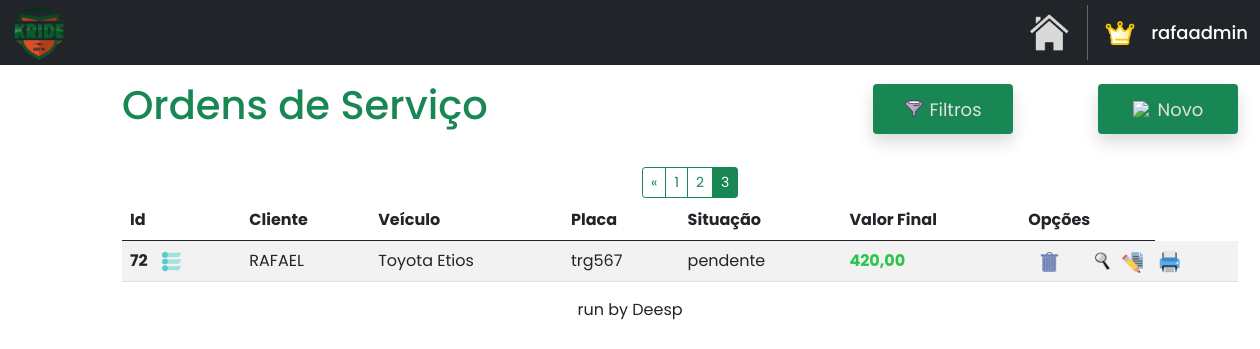
Before: /home/ordem_servico?page=3 (signed in) with the older database file.
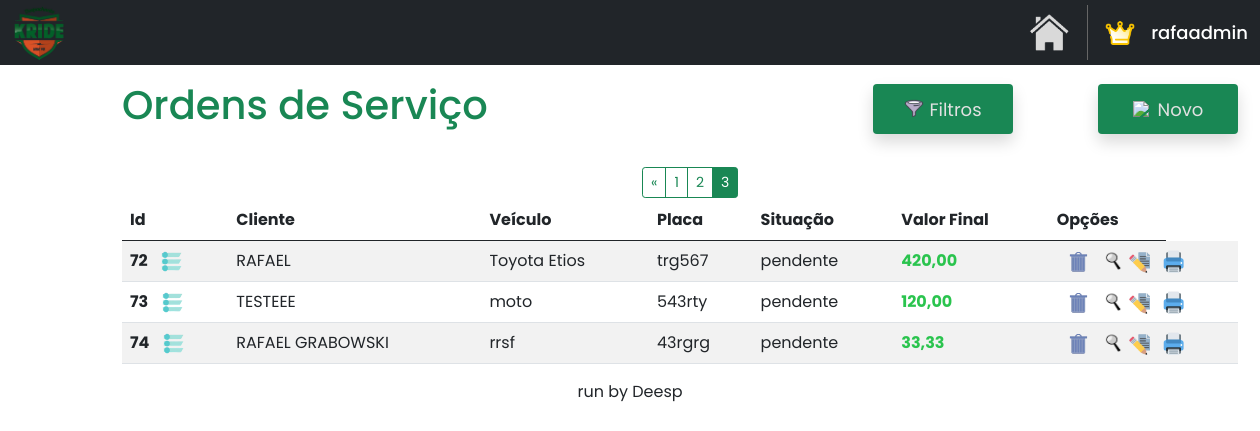
After: the same page with the newer database file.
### OS/models.py (models this page shows)
class OrdemServico(models.Model):
    renavam = models.CharField(max_length=80)
    placa = models.CharField(max_length=15)
    cliente_id = models.ForeignKey(Cliente, on_delete=models.CASCADE)
    nome_cliente = models.CharField(max_length=40)
    chassi = models.CharField(max_length=30, default='')
    cor = models.CharField(max_length=20, default='')
    combustivel = models.CharField(max_length=15, default='')
    modelo = models.CharField(max_length=50, default='')
    valor_veiculo = models.CharField(max_length=15, default='')
    ano_modelo = models.CharField(max_length=10, default='')
    pendencias = models.CharField(max_length=60, default='')
    data_entrega = models.DateField(null=True, blank=True)
    data_aq = models.DateField(null=True, blank=True)
    data_servico = models.DateField(default=datetime.date.today)
    desconto = models.CharField(max_length=30, default='')
    valor_f = models.CharField(max_length=30, default='')
    observacoes = models.TextField(blank=True, null=True)
    status = models.CharField(max_length=20, default='')
    cpf_vendedor = models.CharField(max_length=20, default='')
    concessionaria = models.CharField(max_length=60, default='')
    tipo_veiculo = models.CharField(max_length=15, default='')

### OS/views.py (the view)
# urls.py: path('ordem_servico', osviews.ordem_servico, name='ordem_servico'),
@login_required
def ordem_servico(request):
    return paginacao(request)

### OS/views.py (called while the page is built)
@login_required
def paginacao(request):
    ordens_servicos = OrdemServico.objects.all().values('id', 'nome_cliente', 'modelo', 'placa', 'status', 'valor_f')
    ordens_servicos_paginados = Paginator(ordens_servicos, 15)
    page_num = request.GET.get('page')
    ordens_servicos = ordens_servicos_paginados.get_page(page_num)
    return render(request, 'os.html', {'ordens_servicos': ordens_servicos})

### OS/templates/os.html (shortened to what the changed rows need)
{% extends "base.html" %}
{% load static %}
{% block content %}
<!DOCTYPE html>
<html lang="en">
<head>
    <link href="https://cdn.jsdelivr.net/npm/bootstrap@5.0.2/dist/css/bootstrap.min.css" rel="stylesheet">
</head>
<body>
    <div class="container mt-3 custom-container">
        <div class="d-flex justify-content-start align-items-center">
            <h1 class="me-auto text-success">Ordens de Serviço</h1>
        </div>
        {% if ordens_servicos.has_other_pages %}
            <div class="btn-group" role="group" aria-label="Item pagination" style="margin-left: 520px; margin-top: 30px; margin-bottom: -14px;">
                {% if ordens_servicos.has_previous %}
                    <a href="?page={{ ordens_servicos.previous_page_number }}" class="btn btn-outline-success btn-sm">&laquo;</a>
                {% endif %}
                {% for page_number in ordens_servicos.paginator.page_range %}
                    {% if page_number == 1 or page_number == ordens_servicos.paginator.num_pages %}
                        <a href="?page={{ page_number }}"
                        class="btn btn-outline-success btn-sm {% if page_number == ordens_servicos.number %}active{% endif %}">
                            {{ page_number }}
                        </a>
                    {% elif page_number >= ordens_servicos.number|add:'-1' and page_number <= ordens_servicos.number|add:'1' %}
                        <a href="?page={{ page_number }}"
                        class="btn btn-outline-success btn-sm {% if page_number == ordens_servicos.number %}active{% endif %}">
                            {{ page_number }}
                        </a>
                    {% elif page_number == ordens_servicos.number|add:'-2' or page_number == ordens_servicos.number|add:'2' %}
                        <span class="btn btn-outline-success btn-sm">...</span>
                    {% endif %}
                {% endfor %}
            </div>
        {% endif %}
        <table class="table table-striped mt-3">
            <thead>
                <tr>
                    <th scope="col">Id</th>
                    <th scope="col">Cliente</th>
                    <th scope="col">Veículo</th>
                    <th scope="col">Placa</th>
                    <th scope="col">Situação</th>
                    <th scope="col">Valor Final</th>
                    <th scope="col">Opções</th>
                </tr>
            </thead>
            <tbody  id="tbodyOrdens">
                {% for ordem_servico in ordens_servicos %}
                    <tr>
                        <th>
                            {{ordem_servico.id}}
                            <a href="#" class="openOptions">
                                <img src="{% static 'images/status.png' %}" style="width: 23px; height: 21px; margin-left: 9px;" alt="status" title="ALTERAR STATUS">
                            </a>
                        </th>
                        <td>{{ordem_servico.nome_cliente|upper}}</td>
                        <td>{{ordem_servico.modelo}}</td>
                        <td>{{ordem_servico.placa}}</td>
                        <td>{{ordem_servico.status}}</td>
                        <td style="color: #2ac44e; font-weight: bold;">{{ordem_servico.valor_f}}</td>
                        <td>
                            <a href="#" class="delete-button" data-toggle="modal" data-target="#confirmDeleteModal" data-url="{% url 'excluir_os' ordem_servico.id %}" title="EXCLUIR" style="height: 20px; margin-left: 10px;">
                                <img src="{% static 'images/excluir.png' %}" style="width: 24px; height: 22px;">
                            </a>
                        </td>
                        <td>
                            <a href="{% url 'consultar_os' ordem_servico.id %}"  title="CONSULTAR" style="height: 20px; margin-left: -71px;">
                                <img src="{% static 'images/consultar.png' %}" style="width: 22px; height: 23px;">
                            </a>
                        </td>
                        <td>
                            <a href="{% url 'editar_os' ordem_servico.id %}"  title="EDITAR" style="height: 20px; margin-left: -70px;">
                                <img src="{% static 'images/editaros.png' %}" style="width: 22px; height: 23px;">
                            </a>
                        </td>
                        <td>
                            <a href="{% url 'imprimir_os' ordem_servico.id %}"  title="IMPRIMIR" style="height: 20px; margin-left: -60px;">
                                <img src="{% static 'images/imprimiros.png' %}" style="width: 22px; height: 23px;">
                            </a>
                        </td>
                    </tr>
                {% endfor %}
            </tbody>
        </table>
    </div>
</body>
</html>
{% endblock %}

Changed rows visible on the page:
added OrdemServico: id "73", nome_cliente "TESTEEE", modelo "moto", placa "543rty", status "pendente", valor_f "120,00"
added OrdemServico: id "74", nome_cliente "RAFAEL GRABOWSKI", modelo "rrsf", placa "43rgrg", status "pendente", valor_f "33,33"
